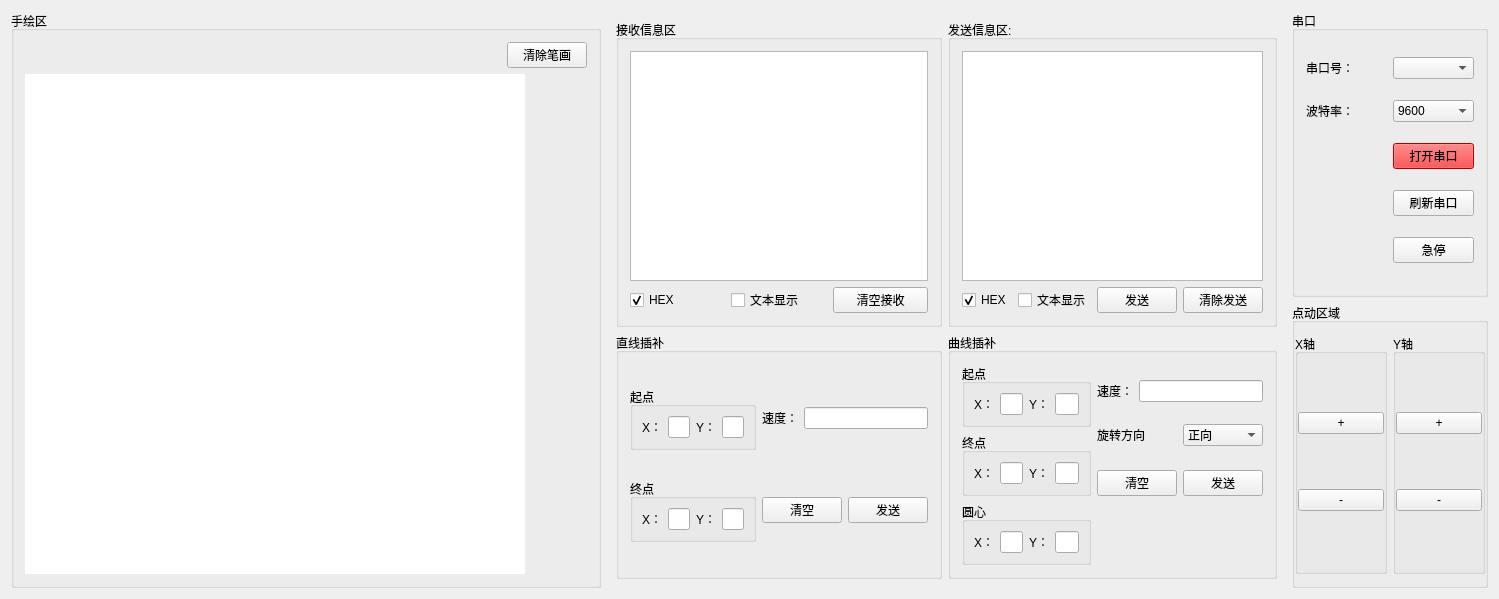
<?xml version="1.0" encoding="UTF-8"?>
<ui version="4.0">
 <class>Widget</class>
 <widget class="QWidget" name="Widget">
  <property name="geometry">
   <rect>
    <x>0</x>
    <y>0</y>
    <width>1499</width>
    <height>550</height>
   </rect>
  </property>
  <property name="windowTitle">
   <string>工具</string>
  </property>
  <property name="styleSheet">
   <string notr="true"/>
  </property>
  <layout class="QGridLayout" name="gridLayout_20" columnstretch="3,2,1">
   <item row="0" column="1">
    <widget class="QWidget" name="widgetRecv" native="true">
     <layout class="QGridLayout" name="gridLayout_11" rowstretch="2,1">
      <property name="leftMargin">
       <number>9</number>
      </property>
      <property name="topMargin">
       <number>9</number>
      </property>
      <property name="rightMargin">
       <number>9</number>
      </property>
      <property name="bottomMargin">
       <number>9</number>
      </property>
      <item row="0" column="0">
       <widget class="QGroupBox" name="groupBox">
        <property name="title">
         <string>接收信息区</string>
        </property>
        <layout class="QGridLayout" name="gridLayout_5">
         <item row="1" column="2">
          <widget class="QPushButton" name="pushButtonClearRecv">
           <property name="text">
            <string>清空接收</string>
           </property>
          </widget>
         </item>
         <item row="0" column="0" colspan="3">
          <widget class="QTextEdit" name="textEditRecv">
           <property name="readOnly">
            <bool>false</bool>
           </property>
          </widget>
         </item>
         <item row="1" column="0">
          <widget class="QCheckBox" name="checkBoxRecvHex">
           <property name="text">
            <string>HEX</string>
           </property>
           <property name="checked">
            <bool>true</bool>
           </property>
           <property name="autoExclusive">
            <bool>true</bool>
           </property>
          </widget>
         </item>
         <item row="1" column="1">
          <widget class="QCheckBox" name="checkBoxRecvText">
           <property name="text">
            <string>文本显示</string>
           </property>
           <property name="checked">
            <bool>false</bool>
           </property>
           <property name="autoExclusive">
            <bool>true</bool>
           </property>
          </widget>
         </item>
        </layout>
       </widget>
      </item>
      <item row="0" column="1">
       <widget class="QGroupBox" name="groupBox_2">
        <property name="title">
         <string>发送信息区:</string>
        </property>
        <layout class="QGridLayout" name="gridLayout_2">
         <item row="0" column="0" colspan="4">
          <widget class="QTextEdit" name="textEditSend"/>
         </item>
         <item row="1" column="0">
          <widget class="QCheckBox" name="checkBoxSendHex">
           <property name="text">
            <string>HEX</string>
           </property>
           <property name="checked">
            <bool>true</bool>
           </property>
           <property name="autoExclusive">
            <bool>true</bool>
           </property>
          </widget>
         </item>
         <item row="1" column="1">
          <widget class="QCheckBox" name="checkBoxSendText">
           <property name="text">
            <string>文本显示</string>
           </property>
           <property name="autoExclusive">
            <bool>true</bool>
           </property>
          </widget>
         </item>
         <item row="1" column="2">
          <widget class="QPushButton" name="pushButtonSendSend">
           <property name="text">
            <string>发送</string>
           </property>
          </widget>
         </item>
         <item row="1" column="3">
          <widget class="QPushButton" name="pushButtonSendClear">
           <property name="text">
            <string>清除发送</string>
           </property>
          </widget>
         </item>
        </layout>
       </widget>
      </item>
      <item row="1" column="0">
       <widget class="QGroupBox" name="groupBoxRight">
        <property name="styleSheet">
         <string notr="true"/>
        </property>
        <property name="title">
         <string>直线插补</string>
        </property>
        <layout class="QGridLayout" name="gridLayout_14">
         <item row="0" column="0">
          <widget class="QGroupBox" name="groupLineStart">
           <property name="title">
            <string>起点</string>
           </property>
           <layout class="QGridLayout" name="gridLayout">
            <property name="leftMargin">
             <number>9</number>
            </property>
            <property name="topMargin">
             <number>9</number>
            </property>
            <property name="rightMargin">
             <number>9</number>
            </property>
            <property name="bottomMargin">
             <number>9</number>
            </property>
            <item row="0" column="0">
             <widget class="QLabel" name="label_6">
              <property name="text">
               <string>X：</string>
              </property>
             </widget>
            </item>
            <item row="0" column="1">
             <widget class="QLineEdit" name="lineEditLineX1"/>
            </item>
            <item row="0" column="2">
             <widget class="QLabel" name="label_7">
              <property name="text">
               <string>Y：</string>
              </property>
             </widget>
            </item>
            <item row="0" column="3">
             <widget class="QLineEdit" name="lineEditLineY1"/>
            </item>
           </layout>
          </widget>
         </item>
         <item row="0" column="1">
          <layout class="QGridLayout" name="gridLayout_13">
           <item row="0" column="0">
            <widget class="QLabel" name="label_9">
             <property name="text">
              <string>速度：</string>
             </property>
            </widget>
           </item>
           <item row="0" column="1">
            <widget class="QLineEdit" name="lineEditLineSpeed"/>
           </item>
          </layout>
         </item>
         <item row="1" column="0">
          <widget class="QGroupBox" name="groupLineStart_2">
           <property name="title">
            <string>终点</string>
           </property>
           <layout class="QGridLayout" name="gridLayout_8">
            <property name="leftMargin">
             <number>9</number>
            </property>
            <property name="topMargin">
             <number>9</number>
            </property>
            <property name="rightMargin">
             <number>9</number>
            </property>
            <property name="bottomMargin">
             <number>9</number>
            </property>
            <item row="0" column="0">
             <widget class="QLabel" name="label_8">
              <property name="text">
               <string>X：</string>
              </property>
             </widget>
            </item>
            <item row="0" column="1">
             <widget class="QLineEdit" name="lineEditLineX2"/>
            </item>
            <item row="0" column="2">
             <widget class="QLabel" name="label_12">
              <property name="text">
               <string>Y：</string>
              </property>
             </widget>
            </item>
            <item row="0" column="3">
             <widget class="QLineEdit" name="lineEditLineY2"/>
            </item>
           </layout>
          </widget>
         </item>
         <item row="1" column="1">
          <layout class="QGridLayout" name="gridLayout_12">
           <item row="0" column="1">
            <widget class="QPushButton" name="pushButtonLineSend">
             <property name="text">
              <string>发送</string>
             </property>
            </widget>
           </item>
           <item row="0" column="0">
            <widget class="QPushButton" name="pushButtonClearLine">
             <property name="text">
              <string>清空</string>
             </property>
            </widget>
           </item>
          </layout>
         </item>
        </layout>
       </widget>
      </item>
      <item row="1" column="1">
       <widget class="QGroupBox" name="groupBoxRight_2">
        <property name="styleSheet">
         <string notr="true"/>
        </property>
        <property name="title">
         <string>曲线插补</string>
        </property>
        <layout class="QGridLayout" name="gridLayout_24">
         <item row="0" column="0">
          <widget class="QGroupBox" name="groupLineStart_4">
           <property name="title">
            <string>起点</string>
           </property>
           <layout class="QGridLayout" name="gridLayout_16">
            <property name="leftMargin">
             <number>9</number>
            </property>
            <property name="topMargin">
             <number>9</number>
            </property>
            <property name="rightMargin">
             <number>9</number>
            </property>
            <property name="bottomMargin">
             <number>9</number>
            </property>
            <item row="0" column="0">
             <widget class="QLabel" name="label_11">
              <property name="text">
               <string>X：</string>
              </property>
             </widget>
            </item>
            <item row="0" column="1">
             <widget class="QLineEdit" name="lineEditCirX1"/>
            </item>
            <item row="0" column="2">
             <widget class="QLabel" name="label_14">
              <property name="text">
               <string>Y：</string>
              </property>
             </widget>
            </item>
            <item row="0" column="3">
             <widget class="QLineEdit" name="lineEditCirY1"/>
            </item>
           </layout>
          </widget>
         </item>
         <item row="0" column="1" rowspan="2">
          <layout class="QGridLayout" name="gridLayout_23">
           <item row="0" column="0">
            <layout class="QGridLayout" name="gridLayout_17">
             <item row="0" column="0">
              <widget class="QLabel" name="label_15">
               <property name="text">
                <string>速度：</string>
               </property>
              </widget>
             </item>
             <item row="0" column="1">
              <widget class="QLineEdit" name="lineEditCirSpeed"/>
             </item>
            </layout>
           </item>
           <item row="1" column="0">
            <layout class="QGridLayout" name="gridLayout_22">
             <item row="0" column="0">
              <widget class="QLabel" name="label_18">
               <property name="text">
                <string>旋转方向</string>
               </property>
              </widget>
             </item>
             <item row="0" column="1">
              <widget class="QComboBox" name="comboBoxCir">
               <item>
                <property name="text">
                 <string>正向</string>
                </property>
               </item>
               <item>
                <property name="text">
                 <string>反向</string>
                </property>
               </item>
              </widget>
             </item>
            </layout>
           </item>
          </layout>
         </item>
         <item row="1" column="0" rowspan="2">
          <widget class="QGroupBox" name="groupLineStart_3">
           <property name="title">
            <string>终点</string>
           </property>
           <layout class="QGridLayout" name="gridLayout_15">
            <property name="leftMargin">
             <number>9</number>
            </property>
            <property name="topMargin">
             <number>9</number>
            </property>
            <property name="rightMargin">
             <number>9</number>
            </property>
            <property name="bottomMargin">
             <number>9</number>
            </property>
            <item row="0" column="0">
             <widget class="QLabel" name="label_10">
              <property name="text">
               <string>X：</string>
              </property>
             </widget>
            </item>
            <item row="0" column="1">
             <widget class="QLineEdit" name="lineEditCirX2"/>
            </item>
            <item row="0" column="2">
             <widget class="QLabel" name="label_13">
              <property name="text">
               <string>Y：</string>
              </property>
             </widget>
            </item>
            <item row="0" column="3">
             <widget class="QLineEdit" name="lineEditCirY2"/>
            </item>
           </layout>
          </widget>
         </item>
         <item row="2" column="1">
          <layout class="QGridLayout" name="gridLayout_18">
           <item row="0" column="1">
            <widget class="QPushButton" name="pushButtonCirSend">
             <property name="text">
              <string>发送</string>
             </property>
            </widget>
           </item>
           <item row="0" column="0">
            <widget class="QPushButton" name="pushButtonCirClear">
             <property name="text">
              <string>清空</string>
             </property>
            </widget>
           </item>
          </layout>
         </item>
         <item row="3" column="0">
          <widget class="QGroupBox" name="groupLineStart_5">
           <property name="title">
            <string>圆心</string>
           </property>
           <layout class="QGridLayout" name="gridLayout_19">
            <property name="leftMargin">
             <number>9</number>
            </property>
            <property name="topMargin">
             <number>9</number>
            </property>
            <property name="rightMargin">
             <number>9</number>
            </property>
            <property name="bottomMargin">
             <number>9</number>
            </property>
            <item row="0" column="0">
             <widget class="QLabel" name="label_16">
              <property name="text">
               <string>X：</string>
              </property>
             </widget>
            </item>
            <item row="0" column="1">
             <widget class="QLineEdit" name="lineEditCirXCen"/>
            </item>
            <item row="0" column="2">
             <widget class="QLabel" name="label_17">
              <property name="text">
               <string>Y：</string>
              </property>
             </widget>
            </item>
            <item row="0" column="3">
             <widget class="QLineEdit" name="lineEditCirYCen"/>
            </item>
           </layout>
          </widget>
         </item>
        </layout>
       </widget>
      </item>
     </layout>
    </widget>
   </item>
   <item row="0" column="2">
    <layout class="QGridLayout" name="gridLayout_4">
     <item row="0" column="0">
      <widget class="QGroupBox" name="leftTopGroupBox">
       <property name="maximumSize">
        <size>
         <width>16777215</width>
         <height>16777215</height>
        </size>
       </property>
       <property name="styleSheet">
        <string notr="true"/>
       </property>
       <property name="title">
        <string>串口</string>
       </property>
       <layout class="QGridLayout" name="gridLayout_3">
        <item row="4" column="1">
         <widget class="QPushButton" name="pushButtonStopFast">
          <property name="text">
           <string>急停</string>
          </property>
         </widget>
        </item>
        <item row="1" column="0">
         <widget class="QLabel" name="label_2">
          <property name="text">
           <string>波特率：</string>
          </property>
         </widget>
        </item>
        <item row="3" column="1">
         <widget class="QPushButton" name="pushButtonUpdateCom">
          <property name="styleSheet">
           <string notr="true"/>
          </property>
          <property name="text">
           <string>刷新串口</string>
          </property>
         </widget>
        </item>
        <item row="0" column="0">
         <widget class="QLabel" name="label">
          <property name="text">
           <string>串口号：</string>
          </property>
         </widget>
        </item>
        <item row="1" column="1">
         <widget class="QComboBox" name="comboBoxBaund">
          <property name="currentIndex">
           <number>3</number>
          </property>
          <item>
           <property name="text">
            <string>1200</string>
           </property>
          </item>
          <item>
           <property name="text">
            <string>2400</string>
           </property>
          </item>
          <item>
           <property name="text">
            <string>4800</string>
           </property>
          </item>
          <item>
           <property name="text">
            <string>9600</string>
           </property>
          </item>
          <item>
           <property name="text">
            <string>19200</string>
           </property>
          </item>
          <item>
           <property name="text">
            <string>38400</string>
           </property>
          </item>
          <item>
           <property name="text">
            <string>115200</string>
           </property>
          </item>
         </widget>
        </item>
        <item row="0" column="1">
         <widget class="QComboBox" name="comboBoxName"/>
        </item>
        <item row="2" column="1">
         <widget class="QPushButton" name="pushButtonOpen">
          <property name="styleSheet">
           <string notr="true">background-color:rgb(255,0,0);</string>
          </property>
          <property name="text">
           <string>打开串口</string>
          </property>
         </widget>
        </item>
       </layout>
      </widget>
     </item>
     <item row="1" column="0">
      <widget class="QGroupBox" name="groupBoxInch_2">
       <property name="title">
        <string>点动区域</string>
       </property>
       <layout class="QGridLayout" name="gridLayout_10">
        <property name="leftMargin">
         <number>0</number>
        </property>
        <property name="rightMargin">
         <number>0</number>
        </property>
        <item row="0" column="0">
         <widget class="QGroupBox" name="groupX">
          <property name="title">
           <string>X轴</string>
          </property>
          <layout class="QGridLayout" name="gridLayout_6">
           <property name="leftMargin">
            <number>0</number>
           </property>
           <property name="topMargin">
            <number>9</number>
           </property>
           <property name="rightMargin">
            <number>0</number>
           </property>
           <property name="bottomMargin">
            <number>9</number>
           </property>
           <item row="0" column="0">
            <widget class="QPushButton" name="pushButtonPointAdd">
             <property name="text">
              <string>+</string>
             </property>
            </widget>
           </item>
           <item row="1" column="0">
            <widget class="QPushButton" name="pushButtonPointSub">
             <property name="text">
              <string>-</string>
             </property>
            </widget>
           </item>
          </layout>
         </widget>
        </item>
        <item row="0" column="1">
         <widget class="QGroupBox" name="groupX_2">
          <property name="title">
           <string>Y轴</string>
          </property>
          <layout class="QGridLayout" name="gridLayout_9">
           <property name="leftMargin">
            <number>0</number>
           </property>
           <property name="topMargin">
            <number>9</number>
           </property>
           <property name="rightMargin">
            <number>0</number>
           </property>
           <property name="bottomMargin">
            <number>9</number>
           </property>
           <item row="0" column="0">
            <widget class="QPushButton" name="pushButtonPointAddY">
             <property name="text">
              <string>+</string>
             </property>
            </widget>
           </item>
           <item row="1" column="0">
            <widget class="QPushButton" name="pushButtonPointSubY">
             <property name="text">
              <string>-</string>
             </property>
            </widget>
           </item>
          </layout>
         </widget>
        </item>
       </layout>
      </widget>
     </item>
    </layout>
   </item>
   <item row="0" column="0">
    <widget class="QGroupBox" name="groupBoxDraw">
     <property name="title">
      <string>手绘区</string>
     </property>
     <layout class="QGridLayout" name="gridLayout_21">
      <item row="0" column="0">
       <layout class="QGridLayout" name="gridLayout_7">
        <item row="0" column="0">
         <spacer name="horizontalSpacer">
          <property name="orientation">
           <enum>Qt::Horizontal</enum>
          </property>
          <property name="sizeHint" stdset="0">
           <size>
            <width>40</width>
            <height>20</height>
           </size>
          </property>
         </spacer>
        </item>
        <item row="0" column="1">
         <widget class="QPushButton" name="pushButtonClearPath">
          <property name="text">
           <string>清除笔画</string>
          </property>
         </widget>
        </item>
       </layout>
      </item>
      <item row="1" column="0">
       <widget class="MyDraw" name="widgetRect" native="true">
        <property name="minimumSize">
         <size>
          <width>500</width>
          <height>500</height>
         </size>
        </property>
        <property name="maximumSize">
         <size>
          <width>500</width>
          <height>500</height>
         </size>
        </property>
        <property name="styleSheet">
         <string notr="true">background-color: rgb(255, 255, 255);
border:0px;</string>
        </property>
       </widget>
      </item>
     </layout>
    </widget>
   </item>
  </layout>
 </widget>
 <layoutdefault spacing="6" margin="11"/>
 <customwidgets>
  <customwidget>
   <class>MyDraw</class>
   <extends>QWidget</extends>
   <header>mydraw.h</header>
   <container>1</container>
  </customwidget>
 </customwidgets>
 <resources/>
 <connections/>
</ui>
